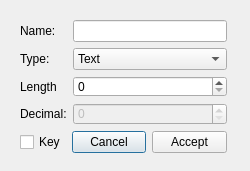
<?xml version="1.0" encoding="UTF-8"?>
<ui version="4.0">
 <class>CreateFieldDialog</class>
 <widget class="QDialog" name="CreateFieldDialog">
  <property name="geometry">
   <rect>
    <x>0</x>
    <y>0</y>
    <width>250</width>
    <height>171</height>
   </rect>
  </property>
  <property name="windowTitle">
   <string>Create Field</string>
  </property>
  <widget class="QWidget" name="layoutWidget">
   <property name="geometry">
    <rect>
     <x>20</x>
     <y>20</y>
     <width>207</width>
     <height>133</height>
    </rect>
   </property>
   <layout class="QVBoxLayout" name="verticalLayout">
    <item>
     <layout class="QFormLayout" name="formLayout">
      <item row="0" column="0">
       <widget class="QLabel" name="label">
        <property name="text">
         <string>Name:</string>
        </property>
       </widget>
      </item>
      <item row="0" column="1">
       <widget class="QLineEdit" name="lineEditName"/>
      </item>
      <item row="1" column="0">
       <widget class="QLabel" name="label_2">
        <property name="text">
         <string>Type:</string>
        </property>
       </widget>
      </item>
      <item row="1" column="1">
       <widget class="QComboBox" name="comboBoxType">
        <item>
         <property name="text">
          <string>Text</string>
         </property>
        </item>
        <item>
         <property name="text">
          <string>Integer</string>
         </property>
        </item>
        <item>
         <property name="text">
          <string>Double</string>
         </property>
        </item>
       </widget>
      </item>
      <item row="2" column="0">
       <widget class="QLabel" name="label_3">
        <property name="text">
         <string>Length</string>
        </property>
       </widget>
      </item>
      <item row="2" column="1">
       <widget class="QSpinBox" name="spinBoxLength"/>
      </item>
      <item row="3" column="0">
       <widget class="QLabel" name="label_4">
        <property name="text">
         <string>Decimal:</string>
        </property>
       </widget>
      </item>
      <item row="3" column="1">
       <widget class="QSpinBox" name="spinBoxDecimal">
        <property name="enabled">
         <bool>false</bool>
        </property>
       </widget>
      </item>
     </layout>
    </item>
    <item>
     <layout class="QHBoxLayout" name="horizontalLayout">
      <item>
       <widget class="QCheckBox" name="checkBoxKey">
        <property name="text">
         <string>Key</string>
        </property>
       </widget>
      </item>
      <item>
       <widget class="QPushButton" name="pushButtonCancel">
        <property name="text">
         <string>Cancel</string>
        </property>
       </widget>
      </item>
      <item>
       <widget class="QPushButton" name="pushButtonAccept">
        <property name="text">
         <string>Accept</string>
        </property>
       </widget>
      </item>
     </layout>
    </item>
   </layout>
  </widget>
 </widget>
 <resources/>
 <connections/>
</ui>
